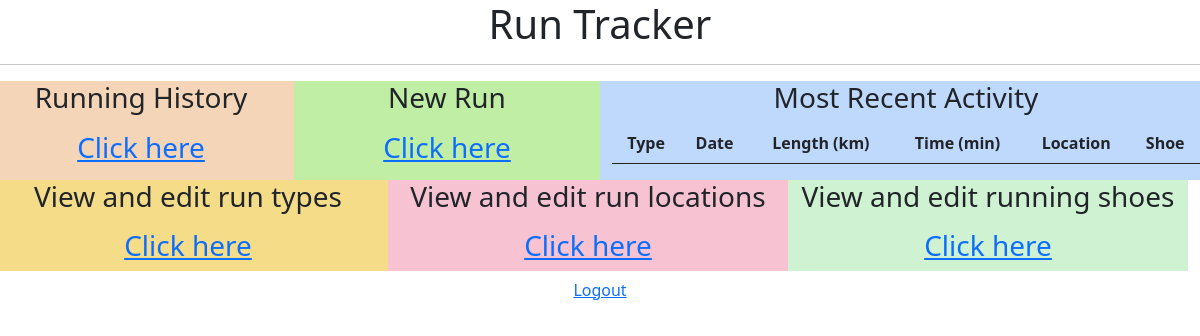
/ (signed in), run on an earlier commit of the app's database.
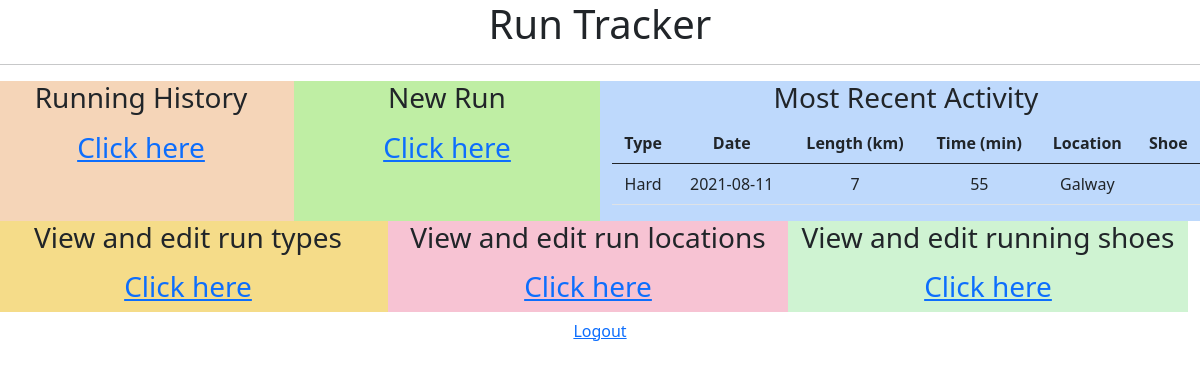
And on a later commit of the database.
### Model/Run.py (models this page shows, shortened)
class Run(db.Model):
    __tablename__ = 'runs'
    id = db.Column('run_id', db.Integer, primary_key = True)
    length = db.Column(db.String(50))
    location = db.Column(db.Integer, ForeignKey('runlocation.runlocation_id'))
    time = db.Column(db.String(10))
    shoe = db.Column(db.Integer, ForeignKey('shoes.shoe_id'))
    userid = db.Column(db.Integer,ForeignKey('user.id' ))
    date = db.Column(db.String(10))
    typeofrun = db.Column(db.Integer, ForeignKey('runtype.runtype_id'))
    related_type_of_run = relationship('Runtype', backref='Run',lazy="joined")
    related_location_of_run = relationship('Runlocation', backref='Run',lazy="joined")
    related_shoe_of_run = relationship('Shoe', backref='Run',lazy="joined")

### Model/Runtype.py (models this page shows, shortened)
class Runtype(db.Model):
    __tablename__ = 'runtype'
    id = db.Column('runtype_id', db.Integer, primary_key = True)
    description = db.Column(db.String(100))
    userid = db.Column(db.Integer,ForeignKey('user.id' ))

### Model/Runlocation.py (models this page shows, shortened)
class Runlocation(db.Model):
    __tablename__ = 'runlocation'
    id = db.Column('runlocation_id', db.Integer, primary_key = True)
    description = db.Column(db.String(100))
    userid = db.Column(db.Integer,ForeignKey('user.id' ))

### Controllers/RunController.py (the view)
@options_run.route("/")
@login_required
def run_options():
    runs = Run.query.filter_by(userid = current_user.id).order_by(desc(Run.date)).limit(1)
    return render_template('run_options.html',recent = runs)

### main.py (called while the page is built)
@login_manager.user_loader
def load_user(user_id):
    return User.query.get(int(user_id))

### Templates/run_options.html (shortened to what this page needs)
<!DOCTYPE html>
<html lang = "en">
   <head>
      <link href="https://cdn.jsdelivr.net/npm/bootstrap@5.0.2/dist/css/bootstrap.min.css" rel="stylesheet"></head>
   <body>
      <div class="col-sm-12 text-center" style="background-color:rgb(255, 255, 255);">
         <h1> Run Tracker</h1>
         </div>
      <hr/>
<div class="row">
<div class="col-sm-3 text-center" style="background-color:rgb(245, 213, 184);">
   <h3> Running History <p></p> <a href = "{{ url_for('data_run.run_data') }}"> Click here
      </a></h3>
   </div>
<div class="col-sm-3 text-center" style="background-color:rgb(191, 238, 164);">
      <h3>New Run <p></p><a href = "{{ url_for('new_run.run_new') }}"> Click here
         </a></h3>
      </div>
<div class="col-sm-6 text-center" style="background-color:rgb(190, 217, 252);">
   <h3>Most Recent Activity</h3>
         <table class="table table-hover">
         <thead>
             <tr>
                 <th>Type</th>
                 <th>Date</th>
                 <th>Length (km)</th>
                 <th>Time (min)</th>
                 <th>Location </th>
                 <th>Shoe </th>
             </tr>
         </thead>
         <tbody class="text-center">
         {% for row in recent| batch(1) %}
            {% include "run_recent.html" %}
        {% endfor %}
         </tbody>
         </table>
</div>
<div class="row">
   <div class="col-sm-4 text-center" style="background-color:rgb(245, 220, 137);">
      <h3> View and edit run types <p></p> <a href = "{{ url_for('options_type.type_options') }}"> Click here
         </a></h3>
      </div>
   <div class="col-sm-4 text-center" style="background-color:rgb(247, 195, 211);">
         <h3>View and edit run locations <p></p><a href = "{{ url_for('options_location.location_options') }}"> Click here
            </a></h3>
         </div>
   <div class="col-sm-4 text-center" style="background-color:rgb(207, 243, 210);">
            <h3>View and edit running shoes <p></p><a href = "{{ url_for('options_shoe.shoe_options') }}"> Click here
               </a></h3>
            </div>
   </div>
<div class="btn">
   <a href = "{{ url_for('auth.logout') }}"> Logout
      </a>
   </div>
</html>

### Templates/run_recent.html
<tr>
    <td>{{ row[0].related_type_of_run.description}}</td>
    <td>{{ row[0].date }}</td>
    <td>{{ row[0].length }}</td>
    <td>{{ row[0].time }}</td>
    <td>{{ row[0].related_location_of_run.description}}</td>
    <td>{{ row[0].related_shoe_of_run.description}}</td>
</tr>

What changed in the data, as far as the page shows it:
added Run: description "Hard", date "2021-08-11", length "7", time "55", description "Galway"
